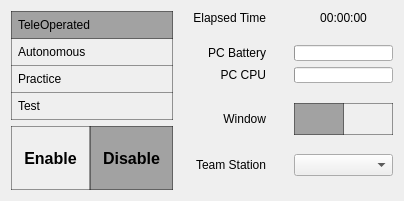
      <widget class="QWidget" name="OperationTab">
       <attribute name="icon">
        <iconset resource="../../../etc/resources/desktop/resources.qrc">
         <normaloff>:/icons/Operation.png</normaloff>:/icons/Operation.png</iconset>
       </attribute>
       <attribute name="title">
        <string/>
       </attribute>
       <attribute name="toolTip">
        <string>Operation</string>
       </attribute>
       <layout class="QHBoxLayout" name="horizontalLayout" stretch="0,2">
        <property name="spacing">
         <number>20</number>
        </property>
        <item>
         <widget class="QWidget" name="RobotModeWidget" native="true">
          <layout class="QVBoxLayout" name="verticalLayout_2">
           <property name="leftMargin">
            <number>0</number>
           </property>
           <property name="topMargin">
            <number>0</number>
           </property>
           <property name="rightMargin">
            <number>0</number>
           </property>
           <property name="bottomMargin">
            <number>0</number>
           </property>
           <item>
            <widget class="QWidget" name="ModeWidget" native="true">
             <property name="minimumSize">
              <size>
               <width>128</width>
               <height>64</height>
              </size>
             </property>
             <property name="styleSheet">
              <string notr="true">QPushButton {
	border: 1px solid rgba(0,0,0,100);
	padding: 6px;
    text-align: left;
}
QPushButton:checked {
	background-color: rgba(0,0,0,82);
}</string>
             </property>
             <layout class="QVBoxLayout" name="verticalLayout_3">
              <property name="spacing">
               <number>0</number>
              </property>
              <property name="leftMargin">
               <number>0</number>
              </property>
              <property name="topMargin">
               <number>0</number>
              </property>
              <property name="rightMargin">
               <number>0</number>
              </property>
              <property name="bottomMargin">
               <number>0</number>
              </property>
              <item>
               <widget class="QPushButton" name="TeleOp">
                <property name="text">
                 <string>TeleOperated</string>
                </property>
                <property name="checkable">
                 <bool>true</bool>
                </property>
                <property name="checked">
                 <bool>true</bool>
                </property>
                <attribute name="buttonGroup">
                 <string notr="true">RobotModeGroup</string>
                </attribute>
               </widget>
              </item>
              <item>
               <widget class="QPushButton" name="Autonomous">
                <property name="styleSheet">
                 <string notr="true">border-top: 0px;</string>
                </property>
                <property name="text">
                 <string>Autonomous</string>
                </property>
                <property name="checkable">
                 <bool>true</bool>
                </property>
                <attribute name="buttonGroup">
                 <string notr="true">RobotModeGroup</string>
                </attribute>
               </widget>
              </item>
              <item>
               <widget class="QPushButton" name="Practice">
                <property name="styleSheet">
                 <string notr="true">border-top: 0px;</string>
                </property>
                <property name="text">
                 <string>Practice</string>
                </property>
                <property name="checkable">
                 <bool>true</bool>
                </property>
                <attribute name="buttonGroup">
                 <string notr="true">RobotModeGroup</string>
                </attribute>
               </widget>
              </item>
              <item>
               <widget class="QPushButton" name="Test">
                <property name="styleSheet">
                 <string notr="true">border-top: 0px;</string>
                </property>
                <property name="text">
                 <string>Test</string>
                </property>
                <property name="checkable">
                 <bool>true</bool>
                </property>
                <attribute name="buttonGroup">
                 <string notr="true">RobotModeGroup</string>
                </attribute>
               </widget>
              </item>
             </layout>
            </widget>
           </item>
           <item>
            <spacer name="_s10">
             <property name="orientation">
              <enum>Qt::Vertical</enum>
             </property>
             <property name="sizeHint" stdset="0">
              <size>
               <width>0</width>
               <height>0</height>
              </size>
             </property>
            </spacer>
           </item>
           <item>
            <widget class="QWidget" name="RobotPowerWidget" native="true">
             <property name="styleSheet">
              <string notr="true">QPushButton {
	border: 1px solid rgba(0,0,0,100);
    font-weight: bold;
    font-size:16px;
	padding: 12px;
}
QPushButton:checked {
	background-color: rgba(0,0,0,82);
}</string>
             </property>
             <layout class="QHBoxLayout" name="horizontalLayout_9">
              <property name="spacing">
               <number>0</number>
              </property>
              <property name="leftMargin">
               <number>0</number>
              </property>
              <property name="topMargin">
               <number>0</number>
              </property>
              <property name="rightMargin">
               <number>0</number>
              </property>
              <property name="bottomMargin">
               <number>0</number>
              </property>
              <item>
               <widget class="QPushButton" name="EnableButton">
                <property name="minimumSize">
                 <size>
                  <width>0</width>
                  <height>64</height>
                 </size>
                </property>
                <property name="styleSheet">
                 <string notr="true"/>
                </property>
                <property name="text">
                 <string>Enable</string>
                </property>
                <property name="checkable">
                 <bool>true</bool>
                </property>
                <property name="checked">
                 <bool>false</bool>
                </property>
                <property name="flat">
                 <bool>true</bool>
                </property>
                <attribute name="buttonGroup">
                 <string notr="true">RobotStatusGroup</string>
                </attribute>
               </widget>
              </item>
              <item>
               <widget class="QPushButton" name="DisableButton">
                <property name="minimumSize">
                 <size>
                  <width>0</width>
                  <height>64</height>
                 </size>
                </property>
                <property name="styleSheet">
                 <string notr="true"/>
                </property>
                <property name="text">
                 <string>Disable</string>
                </property>
                <property name="checkable">
                 <bool>true</bool>
                </property>
                <property name="checked">
                 <bool>true</bool>
                </property>
                <property name="flat">
                 <bool>true</bool>
                </property>
                <attribute name="buttonGroup">
                 <string notr="true">RobotStatusGroup</string>
                </attribute>
               </widget>
              </item>
             </layout>
            </widget>
           </item>
          </layout>
         </widget>
        </item>
        <item>
         <widget class="QWidget" name="OpStatusWidget" native="true">
          <layout class="QGridLayout" name="gridLayout" rowstretch="0,0,0,0,0,0,0,0,0,0">
           <property name="leftMargin">
            <number>0</number>
           </property>
           <property name="topMargin">
            <number>0</number>
           </property>
           <property name="rightMargin">
            <number>0</number>
           </property>
           <property name="bottomMargin">
            <number>0</number>
           </property>
           <item row="3" column="3">
            <widget class="QProgressBar" name="PcCpuProgress">
             <property name="minimumSize">
              <size>
               <width>95</width>
               <height>16</height>
              </size>
             </property>
             <property name="maximumSize">
              <size>
               <width>16777215</width>
               <height>16</height>
              </size>
             </property>
             <property name="palette">
              <palette>
               <active>
                <colorrole role="Highlight">
                 <brush brushstyle="SolidPattern">
                  <color alpha="255">
                   <red>222</red>
                   <green>174</green>
                   <blue>0</blue>
                  </color>
                 </brush>
                </colorrole>
               </active>
               <inactive>
                <colorrole role="Highlight">
                 <brush brushstyle="SolidPattern">
                  <color alpha="255">
                   <red>222</red>
                   <green>174</green>
                   <blue>0</blue>
                  </color>
                 </brush>
                </colorrole>
               </inactive>
               <disabled>
                <colorrole role="Highlight">
                 <brush brushstyle="SolidPattern">
                  <color alpha="255">
                   <red>51</red>
                   <green>153</green>
                   <blue>255</blue>
                  </color>
                 </brush>
                </colorrole>
               </disabled>
              </palette>
             </property>
             <property name="value">
              <number>0</number>
             </property>
             <property name="textVisible">
              <bool>false</bool>
             </property>
             <property name="invertedAppearance">
              <bool>false</bool>
             </property>
            </widget>
           </item>
           <item row="1" column="1">
            <spacer name="_s9">
             <property name="orientation">
              <enum>Qt::Vertical</enum>
             </property>
             <property name="sizeHint" stdset="0">
              <size>
               <width>0</width>
               <height>0</height>
              </size>
             </property>
            </spacer>
           </item>
           <item row="2" column="1">
            <widget class="QLabel" name="PcBatteryLabel">
             <property name="minimumSize">
              <size>
               <width>0</width>
               <height>16</height>
              </size>
             </property>
             <property name="maximumSize">
              <size>
               <width>16777215</width>
               <height>16</height>
              </size>
             </property>
             <property name="text">
              <string>PC Battery</string>
             </property>
             <property name="alignment">
              <set>Qt::AlignRight|Qt::AlignTrailing|Qt::AlignVCenter</set>
             </property>
            </widget>
           </item>
           <item row="9" column="1">
            <spacer name="verticalSpacer">
             <property name="orientation">
              <enum>Qt::Vertical</enum>
             </property>
             <property name="sizeHint" stdset="0">
              <size>
               <width>0</width>
               <height>0</height>
              </size>
             </property>
            </spacer>
           </item>
           <item row="0" column="1">
            <widget class="QLabel" name="ElapsedTimeLabel">
             <property name="text">
              <string>Elapsed Time</string>
             </property>
             <property name="alignment">
              <set>Qt::AlignRight|Qt::AlignTrailing|Qt::AlignVCenter</set>
             </property>
            </widget>
           </item>
           <item row="3" column="2">
            <widget class="QLabel" name="Dummy">
             <property name="minimumSize">
              <size>
               <width>16</width>
               <height>16</height>
              </size>
             </property>
             <property name="maximumSize">
              <size>
               <width>16</width>
               <height>16</height>
              </size>
             </property>
             <property name="text">
              <string/>
             </property>
            </widget>
           </item>
           <item row="2" column="2">
            <widget class="QLabel" name="PlugIcon">
             <property name="minimumSize">
              <size>
               <width>16</width>
               <height>16</height>
              </size>
             </property>
             <property name="maximumSize">
              <size>
               <width>16</width>
               <height>16</height>
              </size>
             </property>
             <property name="toolTip">
              <string>Plugged to AC power...</string>
             </property>
             <property name="text">
              <string/>
             </property>
             <property name="pixmap">
              <pixmap resource="../../../etc/resources/desktop/resources.qrc">:/icons/Plug.png</pixmap>
             </property>
             <property name="alignment">
              <set>Qt::AlignCenter</set>
             </property>
            </widget>
           </item>
           <item row="3" column="1">
            <widget class="QLabel" name="PcCpuLabel">
             <property name="minimumSize">
              <size>
               <width>0</width>
               <height>16</height>
              </size>
             </property>
             <property name="maximumSize">
              <size>
               <width>16777215</width>
               <height>16</height>
              </size>
             </property>
             <property name="text">
              <string>PC CPU</string>
             </property>
             <property name="alignment">
              <set>Qt::AlignRight|Qt::AlignTrailing|Qt::AlignVCenter</set>
             </property>
            </widget>
           </item>
           <item row="6" column="1">
            <widget class="QLabel" name="label">
             <property name="text">
              <string>Window</string>
             </property>
             <property name="alignment">
              <set>Qt::AlignRight|Qt::AlignTrailing|Qt::AlignVCenter</set>
             </property>
            </widget>
           </item>
           <item row="6" column="3">
            <widget class="QWidget" name="WindowStyle" native="true">
             <property name="styleSheet">
              <string notr="true">QPushButton {
	border: 1px solid rgba(0,0,0,100);
	padding: 8px;
}
QPushButton:checked {
	background-color: rgba(0,0,0,82);
}</string>
             </property>
             <layout class="QHBoxLayout" name="horizontalLayout_7">
              <property name="spacing">
               <number>0</number>
              </property>
              <property name="leftMargin">
               <number>0</number>
              </property>
              <property name="topMargin">
               <number>0</number>
              </property>
              <property name="rightMargin">
               <number>0</number>
              </property>
              <property name="bottomMargin">
               <number>0</number>
              </property>
              <item>
               <widget class="QPushButton" name="WindowNormal">
                <property name="text">
                 <string/>
                </property>
                <property name="icon">
                 <iconset resource="../../../etc/resources/desktop/resources.qrc">
                  <normaloff>:/icons/WindowNormal.png</normaloff>:/icons/WindowNormal.png</iconset>
                </property>
                <property name="checkable">
                 <bool>true</bool>
                </property>
                <property name="checked">
                 <bool>true</bool>
                </property>
                <attribute name="buttonGroup">
                 <string notr="true">WindowModeGroup</string>
                </attribute>
               </widget>
              </item>
              <item>
               <widget class="QPushButton" name="WindowDocked">
                <property name="styleSheet">
                 <string notr="true">border-left: 0px;</string>
                </property>
                <property name="text">
                 <string/>
                </property>
                <property name="icon">
                 <iconset resource="../../../etc/resources/desktop/resources.qrc">
                  <normaloff>:/icons/WindowDocked.png</normaloff>:/icons/WindowDocked.png</iconset>
                </property>
                <property name="checkable">
                 <bool>true</bool>
                </property>
                <attribute name="buttonGroup">
                 <string notr="true">WindowModeGroup</string>
                </attribute>
               </widget>
              </item>
             </layout>
            </widget>
           </item>
           <item row="2" column="3">
            <widget class="QProgressBar" name="PcBatteryProgress">
             <property name="minimumSize">
              <size>
               <width>95</width>
               <height>16</height>
              </size>
             </property>
             <property name="maximumSize">
              <size>
               <width>16777215</width>
               <height>16</height>
              </size>
             </property>
             <property name="value">
              <number>0</number>
             </property>
             <property name="textVisible">
              <bool>false</bool>
             </property>
             <property name="invertedAppearance">
              <bool>false</bool>
             </property>
            </widget>
           </item>
           <item row="8" column="1">
            <widget class="QLabel" name="TeamStationLabel">
             <property name="text">
              <string>Team Station</string>
             </property>
             <property name="alignment">
              <set>Qt::AlignRight|Qt::AlignTrailing|Qt::AlignVCenter</set>
             </property>
            </widget>
           </item>
           <item row="8" column="3">
            <widget class="QComboBox" name="StationCombo"/>
           </item>
           <item row="0" column="3">
            <widget class="QLabel" name="ElapsedTime">
             <property name="text">
              <string>00:00:00</string>
             </property>
             <property name="alignment">
              <set>Qt::AlignCenter</set>
             </property>
            </widget>
           </item>
           <item row="5" column="1">
            <spacer name="_s8">
             <property name="orientation">
              <enum>Qt::Vertical</enum>
             </property>
             <property name="sizeHint" stdset="0">
              <size>
               <width>0</width>
               <height>0</height>
              </size>
             </property>
            </spacer>
           </item>
           <item row="7" column="1">
            <spacer name="verticalSpacer_13">
             <property name="orientation">
              <enum>Qt::Vertical</enum>
             </property>
             <property name="sizeHint" stdset="0">
              <size>
               <width>0</width>
               <height>0</height>
              </size>
             </property>
            </spacer>
           </item>
          </layout>
         </widget>
        </item>
       </layout>
      </widget>
